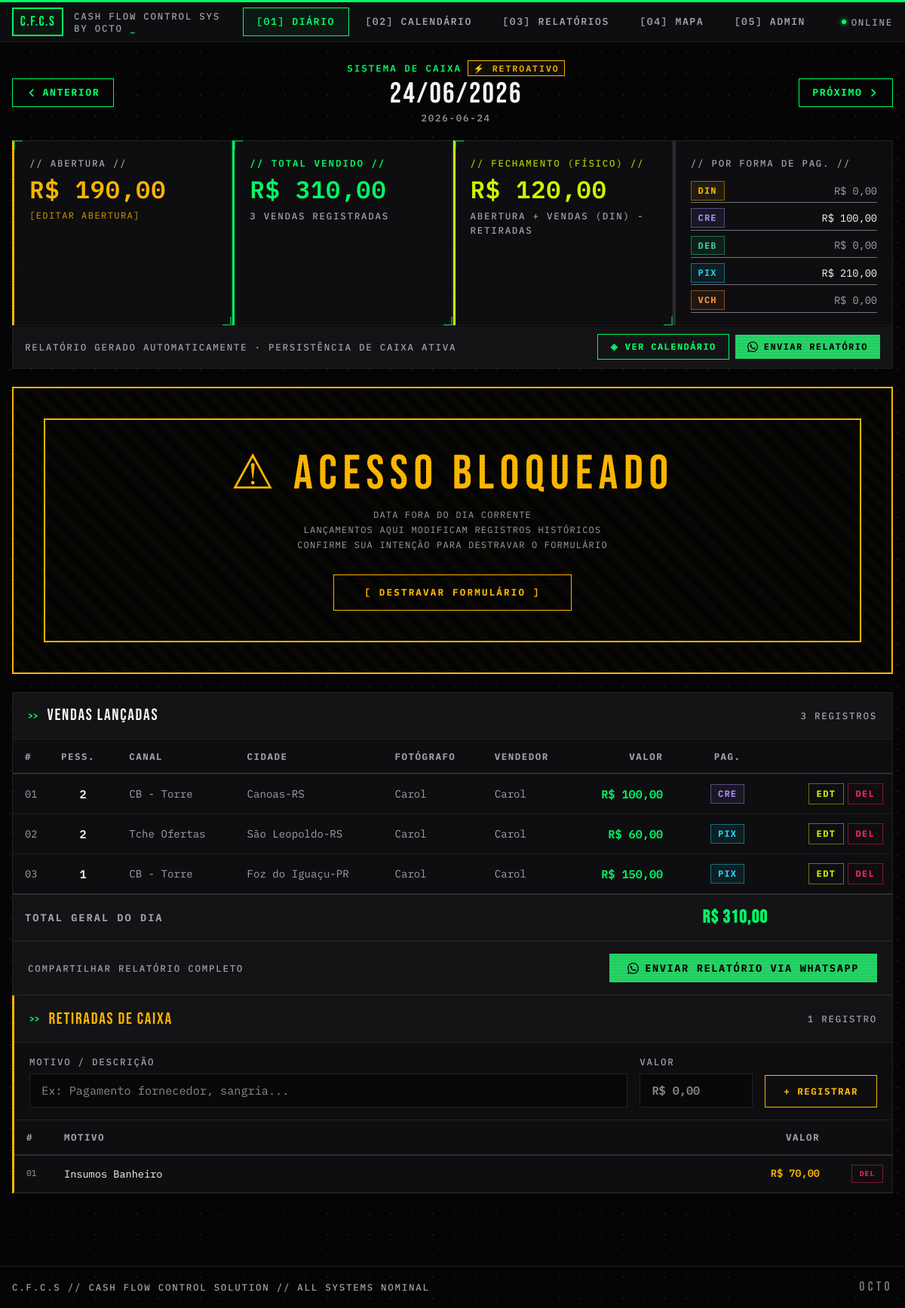
The page /dia/2026-06-24 on the database its author committed.
### tables this page shows
CREATE TABLE caixa_diario (
                data            DATE    PRIMARY KEY,
                abertura_caixa  REAL    NOT NULL DEFAULT 0.0,
                fechamento_caixa REAL   NOT NULL DEFAULT 0.0
            );

CREATE TABLE vendas (
                id              INTEGER PRIMARY KEY AUTOINCREMENT,
                data_venda      DATE    NOT NULL,
                num_pessoas     INTEGER NOT NULL DEFAULT 1,
                canal_venda     TEXT    NOT NULL DEFAULT '',
                cidade_origem   TEXT    NOT NULL DEFAULT '',
                fotografo       TEXT    NOT NULL DEFAULT '',
                vendedor        TEXT    NOT NULL DEFAULT '',
                valor_venda     REAL    NOT NULL DEFAULT 0.0,
                forma_pagamento TEXT    NOT NULL DEFAULT 'DIN'
            , hora_venda TEXT NOT NULL DEFAULT '');

CREATE TABLE retiradas_caixa (
                id              INTEGER PRIMARY KEY AUTOINCREMENT,
                data            DATE    NOT NULL,
                valor           REAL    NOT NULL DEFAULT 0.0,
                motivo          TEXT    NOT NULL DEFAULT ''
            );

### rotas/diario.py (the view)
@bp.route("/dia/<data>", methods=["GET"])
def pagina_diario(data):
    if not validar_data(data):
        return redirect(url_for("diario.index"))
    caixa = get_or_create_caixa(data)
    vendas = get_vendas_do_dia(data)
    retiradas = get_retiradas_do_dia(data)
    subtotais = get_subtotais(data)
    total_dia = sum(v["valor_venda"] for v in vendas)
    recalc_fechamento(data)
    caixa = get_or_create_caixa(data)  # Recarregar após recálculo
    canais = get_config("canal")
    cidades = get_config("cidade")
    equipe = get_config("equipe")
    whatsapp_numero = get_whatsapp_numero()
    d = datetime.strptime(data, "%Y-%m-%d").date()
    prev_day = (d - timedelta(days=1)).isoformat()
    next_day = (d + timedelta(days=1)).isoformat()
    today = date.today().isoformat()
    return render_template(
        "diario.html",
        data=data,
        data_fmt=d.strftime("%d/%m/%Y"),
        caixa=caixa,
        vendas=vendas,
        retiradas=retiradas,
        subtotais=subtotais,
        total_dia=total_dia,
        canais=canais,
        cidades=cidades,
        equipe=equipe,
        prev_day=prev_day,
        next_day=next_day,
        today=today,
        formas=["DIN", "CRE", "DEB", "PIX", "VCH"],
        whatsapp_numero=whatsapp_numero,
    )

### templates/diario.html (shortened to what this page needs)
{% extends "base.html" %}
{% block content %}
<div class="fade-in" style="display: flex; align-items: center; justify-content: space-between; margin-bottom: 1.25rem; gap: 1rem;">
  <a href="/dia/{{ prev_day }}" class="btn btn-ghost" style="padding: 0.5rem 1.1rem;">
    <svg xmlns="http://www.w3.org/2000/svg" style="width:14px;height:14px;" fill="none" viewBox="0 0 24 24" stroke="currentColor" stroke-width="3">
      <path stroke-linecap="square" stroke-linejoin="miter" d="M15 19l-7-7 7-7"/>
    </svg>
    ANTERIOR
  </a>
  <div style="text-align: center; flex: 1;">
    <div class="sys-label" style="margin-bottom: 0.3rem; justify-content: center; display: flex; align-items: center; gap: 0.5rem;">
      SISTEMA DE CAIXA
      {% if data == today %}
        <span style="border: 1px solid var(--neon); padding: 0.05rem 0.4rem; font-size: 0.72rem; background: rgba(0,255,102,0.08);">● HOJE</span>
      {% else %}
        <span style="border: 1px solid var(--warn); color: var(--warn); padding: 0.05rem 0.4rem; font-size: 0.72rem; background: rgba(255,184,0,0.06);">⚡ RETROATIVO</span>
      {% endif %}
    </div>
    <div class="display" style="font-size: 2.4rem; letter-spacing: 0.06em; color: var(--txt); line-height: 1;">{{ data_fmt }}</div>
    <div class="sys-label-dim" style="margin-top: 0.2rem;">{{ data }}</div>
  </div>
  <a href="/dia/{{ next_day }}" class="btn btn-ghost" style="padding: 0.5rem 1.1rem;">
    PRÓXIMO
    <svg xmlns="http://www.w3.org/2000/svg" style="width:14px;height:14px;" fill="none" viewBox="0 0 24 24" stroke="currentColor" stroke-width="3">
      <path stroke-linecap="square" stroke-linejoin="miter" d="M9 5l7 7-7 7"/>
    </svg>
  </a>
</div>
<div style="display: grid; grid-template-columns: repeat(4, 1fr); gap: 1px; margin-bottom: 1px; background: var(--bd);" class="fade-in">
  <div class="card bracketed" style="padding: 1.25rem 1.25rem 1rem; border-left: 3px solid var(--warn); background: var(--s1);">
    <div class="sys-label-dim" style="margin-bottom: 0.6rem;">// ABERTURA //</div>
    <div class="metric-value money-warn" style="font-size: 2rem;">
      R$ {{ "%.2f"|format(caixa.abertura_caixa) | replace('.', ',') }}
    </div>
    <button onclick="toggleAberturaForm()" style="margin-top: 0.6rem; background: transparent; border: none; color: var(--warn); font-family: 'IBM Plex Mono'; font-size: 0.75rem; letter-spacing: 0.12em; text-transform: uppercase; cursor: pointer; padding: 0; opacity: 0.85;">
      [EDITAR ABERTURA]
    </button>
  </div>
  <div class="card bracketed" style="padding: 1.25rem 1.25rem 1rem; border-left: 3px solid var(--neon); background: var(--s1);">
    <div class="sys-label" style="margin-bottom: 0.6rem;">// TOTAL VENDIDO //</div>
    <div class="metric-value money" style="font-size: 2rem;">
      R$ {{ "%.2f"|format(total_dia) | replace('.', ',') }}
    </div>
    <div class="sys-label-dim" style="margin-top: 0.6rem;">
      {{ vendas|length }} VENDA{% if vendas|length != 1 %}S{% endif %} REGISTRADA{% if vendas|length != 1 %}S{% endif %}
    </div>
  </div>
  <div class="card bracketed" style="padding: 1.25rem 1.25rem 1rem; border-left: 3px solid var(--acid); background: var(--s1);">
    <div class="sys-label-dim" style="margin-bottom: 0.6rem; color: var(--acid); opacity: 0.8;">// FECHAMENTO (FÍSICO) //</div>
    <div class="metric-value money-acid" style="font-size: 2rem;">
      R$ {{ "%.2f"|format(caixa.fechamento_caixa) | replace('.', ',') }}
    </div>
    <div class="sys-label-dim" style="margin-top: 0.6rem;">ABERTURA + VENDAS (DIN) - RETIRADAS</div>
  </div>
  <div class="card" style="padding: 1.25rem 1.25rem 1rem; border-left: 3px solid var(--bd2); background: var(--s1);">
    <div class="sys-label-dim" style="margin-bottom: 0.75rem;">// POR FORMA DE PAG. //</div>
    <div style="display: flex; flex-direction: column; gap: 0.3rem;">
      {% for forma in formas %}
        {% set val = subtotais[forma] %}
        <div style="display: flex; align-items: center; justify-content: space-between; padding: 0.15rem 0; border-bottom: 1px solid var(--muted);">
          <span class="badge badge-{{ forma|lower }}">{{ forma }}</span>
          <span class="money-dim" style="font-size: 0.85rem; {% if val > 0 %}color: var(--txt);{% endif %}">
            R$ {{ "%.2f"|format(val) | replace('.', ',') }}
          </span>
        </div>
      {% endfor %}
    </div>
  </div>
</div>
<div style="display: flex; align-items: center; justify-content: space-between; gap: 1rem; padding: 0.65rem 1rem; background: var(--s2); border: 1px solid var(--bd); border-top: none; margin-bottom: 1.5rem;">
  <div class="sys-label-dim">
    RELATÓRIO GERADO AUTOMATICAMENTE · PERSISTÊNCIA DE CAIXA ATIVA
  </div>
  <div style="display: flex; gap: 0.5rem; align-items: center; flex-shrink: 0;">
    <a href="/mes" class="btn btn-ghost" style="padding: 0.45rem 1rem; font-size: 0.75rem;">◈ VER CALENDÁRIO</a>
    {% if whatsapp_numero %}
      <button type="button" onclick="abrirWhatsApp('{{ data }}')" class="btn btn-wa" style="padding: 0.45rem 1rem; font-size: 0.75rem;">
        ENVIAR RELATÓRIO
      </button>
    {% else %}
      <a href="/admin" class="btn btn-ghost" style="padding: 0.45rem 1rem; font-size: 0.75rem; border-color: var(--muted); color: var(--dim);">
        ⚠ CONF. WHATSAPP
      </a>
    {% endif %}
  </div>
</div>
<div id="lock-overlay" style="display: none; margin-bottom: 1.5rem;">
  <div style="background: rgba(5,5,5,0.97); border: 2px solid var(--warn); padding: 2.5rem; text-align: center; position: relative; overflow: hidden;">
    <div style="position: absolute; inset: 0; background: repeating-linear-gradient(45deg, transparent, transparent 10px, rgba(255,184,0,0.025) 10px, rgba(255,184,0,0.025) 20px); pointer-events: none;"></div>
    <div class="display" style="font-size: 4rem; letter-spacing: 0.12em; color: var(--warn); line-height: 1; position: relative;">
      ⚠ ACESSO BLOQUEADO
    </div>
    <div style="font-family: 'IBM Plex Mono'; font-size: 0.75rem; letter-spacing: 0.1em; text-transform: uppercase; color: var(--dim); margin: 0.75rem auto 1.75rem; max-width: 480px; line-height: 1.7; position: relative;">
      DATA FORA DO DIA CORRENTE<br/>
      LANÇAMENTOS AQUI MODIFICAM REGISTROS HISTÓRICOS<br/>
      CONFIRME SUA INTENÇÃO PARA DESTRAVAR O FORMULÁRIO
    </div>
    <button onclick="unlockForm()"
            class="btn btn-ghost-warn"
            style="font-size: 0.78rem; padding: 0.85rem 2.5rem; position: relative; letter-spacing: 0.18em;">
      [ DESTRAVAR FORMULÁRIO ]
    </button>
  </div>
</div>
<div class="card fade-in" style="animation-delay: 0.08s;">
  <div class="section-header">
    <span class="display" style="font-size: 1.35rem; letter-spacing: 0.08em; color: var(--txt);">VENDAS LANÇADAS</span>
    <span class="sys-label-dim" style="margin-left: auto;">{{ vendas|length }} REGISTRO{% if vendas|length != 1 %}S{% endif %}</span>
  </div>
  {% if vendas %}
  <div style="overflow-x: auto;">
    <table>
      <thead>
        <tr>
          <th>#</th>
          <th>PESS.</th>
          <th>CANAL</th>
          <th>CIDADE</th>
          <th>FOTÓGRAFO</th>
          <th>VENDEDOR</th>
          <th style="text-align: right;">VALOR</th>
          <th style="text-align: center;">PAG.</th>
          <th></th>
        </tr>
      </thead>
      <tbody>
        {% for v in vendas %}
        <tr>
          <td class="money-dim" style="font-size: 0.85rem; padding-right: 0.5rem;">{{ "%02d"|format(loop.index) }}</td>
          <td style="font-weight: 600; color: var(--txt); font-size: 0.95rem; text-align: center;">{{ v.num_pessoas }}</td>
          <td style="color: var(--dim); font-size: 0.88rem;">{{ v.canal_venda or '—' }}</td>
          <td style="color: var(--dim); font-size: 0.88rem;">{{ v.cidade_origem or '—' }}</td>
          <td style="color: var(--dim); font-size: 0.88rem;">{{ v.fotografo or '—' }}</td>
          <td style="color: var(--dim); font-size: 0.88rem;">{{ v.vendedor or '—' }}</td>
          <td style="text-align: right;">
            <span class="money" style="font-size: 0.95rem;">R$ {{ "%.2f"|format(v.valor_venda) | replace('.', ',') }}</span>
          </td>
          <td style="text-align: center;">
            {% if v.forma_pagamento == 'MIX' and v.pagamentos %}
              <div style="display:flex; flex-wrap:wrap; gap:0.2rem; justify-content:center;">
                {% for p in v.pagamentos %}
                  <span class="badge badge-{{ p.forma_pagamento|lower }}" style="font-size:0.75rem; padding:0.1rem 0.35rem;">{{ p.forma_pagamento }}</span>
                {% endfor %}
              </div>
            {% else %}
              <span class="badge badge-{{ v.forma_pagamento|lower }}">{{ v.forma_pagamento }}</span>
            {% endif %}
          </td>
          <td style="text-align: right; padding-right: 0.75rem;">
            <div style="display:flex; gap:0.3rem; justify-content:flex-end; align-items:center;">
              <button type="button" class="btn"
                      onclick="openEditModal({{ v.id }}, '{{ data }}')"
                      style="font-size:0.75rem; padding:0.25rem 0.6rem; background:transparent; border:1px solid rgba(204,255,0,0.45); color:var(--acid); transition:all 0.12s;"
                      onmouseover="this.style.background='rgba(204,255,0,0.08)'"
                      onmouseout="this.style.background='transparent'">
                EDT
              </button>
              <form action="/dia/{{ data }}/venda/{{ v.id }}/excluir" method="POST"
                    onsubmit="return confirm('CONFIRMAR EXCLUSÃO DA VENDA #{{ loop.index }}?');">
                <button type="submit" class="btn btn-danger" style="font-size: 0.75rem; padding: 0.25rem 0.6rem;">
                  DEL
                </button>
              </form>
            </div>
          </td>
        </tr>
        {% endfor %}
      </tbody>
      <tfoot>
        <tr style="background: var(--s2);">
          <td colspan="7" style="font-size: 0.85rem; letter-spacing: 0.15em; text-transform: uppercase; color: var(--dim);">TOTAL GERAL DO DIA</td>
          <td style="text-align: right;">
            <span class="money" style="font-size: 1.5rem; font-family: 'Bebas Neue'; letter-spacing: 0.05em;">R$ {{ "%.2f"|format(total_dia) | replace('.', ',') }}</span>
          </td>
          <td colspan="2"></td>
        </tr>
      </tfoot>
    </table>
  </div>
  <div style="padding: 1rem 1.25rem; background: var(--s2); border-top: 1px solid var(--bd); display: flex; align-items: center; justify-content: space-between;">
    <div class="sys-label-dim">COMPARTILHAR RELATÓRIO COMPLETO</div>
    {% if whatsapp_numero %}
      <button type="button" onclick="abrirWhatsApp('{{ data }}')" class="btn btn-wa" style="font-size: 0.85rem; padding: 0.55rem 1.5rem;">
        ENVIAR RELATÓRIO VIA WHATSAPP
      </button>
    {% else %}
      <a href="/admin" class="btn btn-ghost" style="font-size: 0.8rem; border-color: var(--muted); color: var(--dim);">
        ⚠ CONFIGURAR NÚMERO WHATSAPP NO ADMIN
      </a>
    {% endif %}
  </div>
  {% endif %}
</div>
<div class="card fade-in" style="animation-delay: 0.12s; margin-bottom: 1.5rem; border-left: 3px solid var(--warn);">
  <div class="section-header">
    <span class="display" style="font-size: 1.35rem; letter-spacing: 0.08em; color: var(--warn);">RETIRADAS DE CAIXA</span>
    <span class="sys-label-dim" style="margin-left: auto;">{{ retiradas|length }} REGISTRO{% if retiradas|length != 1 %}S{% endif %}</span>
  </div>
  <form action="/dia/{{ data }}/retirada/nova" method="POST" style="padding: 1rem 1.25rem; display: flex; gap: 1rem; align-items: flex-end; background: var(--s1); border-bottom: 1px solid var(--bd);">
    <div style="flex: 1;">
      <label for="motivo" class="sys-label-dim" style="display: block; margin-bottom: 0.35rem;">MOTIVO / DESCRIÇÃO</label>
      <input type="text" id="motivo" name="motivo" required class="input-field" placeholder="Ex: Pagamento fornecedor, sangria..." autocomplete="off" />
    </div>
    <div style="width: 150px;">
      <label for="valor_retirada" class="sys-label-dim" style="display: block; margin-bottom: 0.35rem;">VALOR</label>
      <input type="text" id="valor_retirada" name="valor" required class="input-field money-warn" placeholder="R$ 0,00" oninput="maskMoney(this)" />
    </div>
    <button type="submit" class="btn btn-ghost-warn" style="font-size: 0.78rem; padding: 0.7rem 1.5rem;">
      + REGISTRAR
    </button>
  </form>
  {% if retiradas %}
  <div style="overflow-x: auto;">
    <table>
      <thead>
        <tr>
          <th style="width: 50px;">#</th>
          <th>MOTIVO</th>
          <th style="text-align: right; width: 150px;">VALOR</th>
          <th style="width: 80px;"></th>
        </tr>
      </thead>
      <tbody>
        {% for r in retiradas %}
        <tr>
          <td class="money-dim" style="font-size: 0.7rem;">{{ "%02d"|format(loop.index) }}</td>
          <td style="color: var(--txt); font-size: 0.85rem;">{{ r.motivo }}</td>
          <td style="text-align: right;">
            <span class="money-warn" style="font-size: 0.85rem;">R$ {{ "%.2f"|format(r.valor) | replace('.', ',') }}</span>
          </td>
          <td style="text-align: right; padding-right: 0.75rem;">
            <form action="/dia/{{ data }}/retirada/{{ r.id }}/excluir" method="POST"
                  onsubmit="return confirm('CONFIRMAR EXCLUSÃO DA RETIRADA #{{ loop.index }}?');">
              <button type="submit" class="btn btn-danger" style="font-size: 0.6rem; padding: 0.25rem 0.6rem;">
                DEL
              </button>
            </form>
          </td>
        </tr>
        {% endfor %}
      </tbody>
    </table>
  </div>
  {% endif %}
</div>
{% endblock %}

### rows shown on the page
caixa_diario: abertura_caixa "190,00", fechamento_caixa "120,00"
vendas: index "01", num_pessoas "2", canal_venda "CB - Torre", cidade_origem "Canoas-RS", fotografo "Carol", vendedor "Carol", valor_venda "100,00", forma_pagamento "CRE"
vendas: index "02", num_pessoas "2", canal_venda "Tche Ofertas", cidade_origem "São Leopoldo-RS", fotografo "Carol", vendedor "Carol", valor_venda "60,00", forma_pagamento "PIX"
vendas: index "03", num_pessoas "1", canal_venda "CB - Torre", cidade_origem "Foz do Iguaçu-PR", fotografo "Carol", vendedor "Carol", valor_venda "150,00", forma_pagamento "PIX"
retiradas_caixa: index "01", motivo "Insumos Banheiro", valor "70,00"

### other values the page prints
{{ data_fmt }} "24/06/2026"
{{ data }} "2026-06-24"
{{ "%.2f"|format(total_dia) | replace('.', ',') }} "310,00"
{{ vendas|length }} "3"
{{ "%.2f"|format(val) | replace('.', ',') }} "0,00" "100,00" "0,00" "210,00" "0,00"
{{ retiradas|length }} "1"
